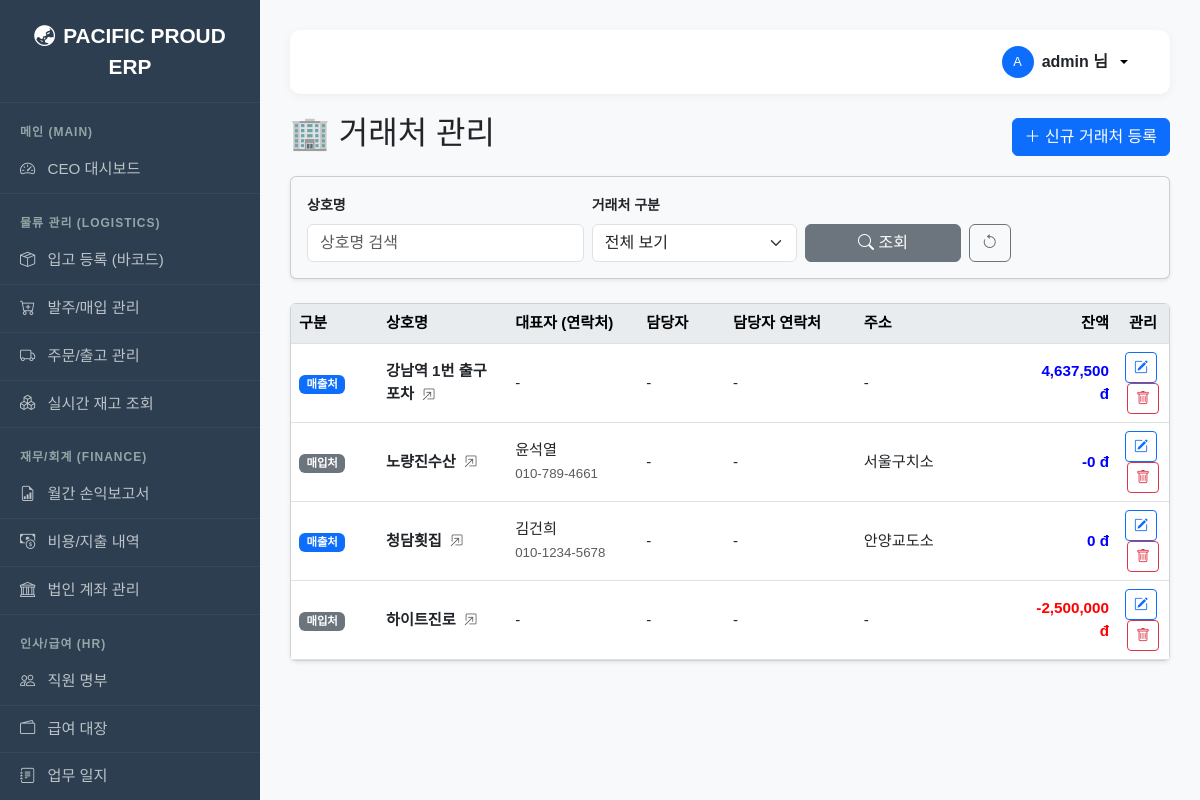
Page /partners/ (signed in) on the committed database.
### fulfillment/models.py (models this page shows, shortened)
class Partner(models.Model):
    name = models.CharField(max_length=100, verbose_name="상호명")
    partner_type = models.CharField(max_length=10, choices=PartnerType.choices, verbose_name="구분")
    biz_number = models.CharField(max_length=20, verbose_name="사업자번호", blank=True, null=True)
    owner_name = models.CharField(max_length=50, verbose_name="대표자명", blank=True, null=True)
    phone = models.CharField(max_length=20, verbose_name="대표 전화번호", blank=True, null=True)
    address = models.CharField(max_length=200, verbose_name="주소", blank=True, null=True)
    contact_person = models.CharField(max_length=50, verbose_name="담당자명", blank=True, null=True)
    contact_phone = models.CharField(max_length=20, verbose_name="담당자 연락처", blank=True, null=True)
    initial_balance = models.DecimalField(max_digits=12, decimal_places=0, default=0, verbose_name="기초 미수/미지급금")
    email = models.EmailField(verbose_name="이메일", blank=True, null=True)
    @property
    def current_balance(self):
        deposit_total = self.payment_set.filter(payment_type='INBOUND').aggregate(s=Sum('amount'))['s'] or 0
        withdrawal_total = self.payment_set.filter(payment_type='OUTBOUND').aggregate(s=Sum('amount'))['s'] or 0
        if self.partner_type == 'CLIENT':
            sales_total = self.order_set.filter(status='SHIPPED').aggregate(s=Sum('total_revenue'))['s'] or 0
            return (self.initial_balance + sales_total) - deposit_total
        elif self.partner_type == 'SUPPLIER':
            purchase_total = self.purchase_set.filter(status='RECEIVED').aggregate(s=Sum('total_amount'))['s'] or 0
            payable = (self.initial_balance + purchase_total) - withdrawal_total
            return payable * -1
        return 0

### fulfillment/views.py (the view)
# urls.py: path('partners/', views.partner_list, name='partner_list'),
@login_required
def partner_list(request):
    partners = Partner.objects.order_by('name')
    name_q = request.GET.get('name'); type_q = request.GET.get('partner_type')
    if name_q: partners = partners.filter(name__icontains=name_q)
    if type_q: partners = partners.filter(partner_type=type_q)
    form = PartnerForm()
    return render(request, 'fulfillment/partner_list.html', {'partners': partners, 'form': form})

### fulfillment/forms.py
class PartnerForm(forms.ModelForm):
    class Meta:
        model = Partner
        fields = ['name', 'partner_type', 'biz_number', 'owner_name', 'phone', 'address', 'contact_person', 'contact_phone', 'initial_balance']
        widgets = {
            'name': forms.TextInput(attrs={'class': 'form-control'}),
            'partner_type': forms.Select(attrs={'class': 'form-select'}),
            'biz_number': forms.TextInput(attrs={'class': 'form-control'}),
            'owner_name': forms.TextInput(attrs={'class': 'form-control'}),
            'phone': forms.TextInput(attrs={'class': 'form-control'}),
            'address': forms.TextInput(attrs={'class': 'form-control'}),
            'contact_person': forms.TextInput(attrs={'class': 'form-control'}),
            'contact_phone': forms.TextInput(attrs={'class': 'form-control'}),
            'initial_balance': forms.NumberInput(attrs={'class': 'form-control'}),
        }

### templates/fulfillment/partner_list.html (shortened to what this page needs)
{% extends 'base.html' %}
{% load humanize %}
{% block content %}
<div class="d-flex justify-content-between align-items-center mb-3">
    <h2>🏢 거래처 관리</h2>
    <button type="button" class="btn btn-primary" data-bs-toggle="modal" data-bs-target="#addPartnerModal">
        <i class="bi bi-plus-lg"></i> 신규 거래처 등록
    </button>
</div>
<div class="card shadow-sm mb-4 bg-light">
    <div class="card-body py-3">
        <form method="get" class="row g-2 align-items-end">
            <div class="col-md-4">
                <label class="form-label fw-bold small">상호명</label>
                <input type="text" name="name" class="form-control" value="{{ request.GET.name }}" placeholder="상호명 검색">
            </div>
            <div class="col-md-3">
                <label class="form-label fw-bold small">거래처 구분</label>
                <select name="partner_type" class="form-select">
                    <option value="">전체 보기</option>
                </select>
            </div>
            <div class="col-md-3 d-flex gap-2">
                <button type="submit" class="btn btn-secondary flex-fill">
                    <i class="bi bi-search"></i> 조회
                </button>
                <a href="{% url 'fulfillment:partner_list' %}" class="btn btn-outline-secondary">
                    <i class="bi bi-arrow-counterclockwise"></i>
                </a>
            </div>
        </form>
    </div>
</div>
<div class="card shadow-sm mt-3">
    <div class="card-body p-0">
        <table class="table table-hover align-middle mb-0" style="font-size: 0.95rem;">
            <thead class="table-light">
                <tr>
                    <th style="width: 10%;">구분</th>
                    <th style="width: 15%;">상호명</th>
                    <th style="width: 15%;">대표자 (연락처)</th>
                    <th style="width: 10%;">담당자</th>
                    <th style="width: 15%;">담당자 연락처</th>
                    <th style="width: 20%;">주소</th>
                    <th style="width: 10%;" class="text-end">잔액</th>
                    <th style="width: 5%;" class="text-center">관리</th>
                </tr>
            </thead>
            <tbody>
                {% for p in partners %}
                <tr>
                    <td>
                        {% if p.partner_type == 'SUPPLIER' %}<span class="badge bg-secondary">매입처</span>
                        {% elif p.partner_type == 'CLIENT' %}<span class="badge bg-primary">매출처</span>
                        {% else %}<span class="badge bg-info text-dark">혼합</span>{% endif %}
                    </td>
                    <td class="fw-bold">
                        <a href="{% url 'fulfillment:partner_detail' p.id %}" class="text-decoration-none text-dark">
                        {{ p.name }} <i class="bi bi-box-arrow-in-up-right small text-muted ms-1"></i>
                        </a>
                    </td>
                    <td>
                        {{ p.owner_name|default:"-" }}
                        {% if p.phone %}<br><small class="text-muted">{{ p.phone }}</small>{% endif %}
                    </td>
                    <td>{{ p.contact_person|default:"-" }}</td>
                    <td>{{ p.contact_phone|default:"-" }}</td>
                    <td class="text-truncate" style="max-width: 150px;" title="{{ p.address }}">
                        {{ p.address|default:"-" }}
                    </td>
                    <td class="text-end fw-bold" style="color: {% if p.current_balance >= 0 %}blue{% else %}red{% endif %};">
                        {{ p.current_balance|intcomma }} đ
                    </td>
                    <td class="text-center">
                        <a href="{% url 'fulfillment:partner_update' p.id %}" class="btn btn-sm btn-outline-primary me-1">
                            <i class="bi bi-pencil-square"></i>
                        </a>
                        <a href="{% url 'fulfillment:partner_delete' p.id %}" class="btn btn-sm btn-outline-danger">
                            <i class="bi bi-trash"></i>
                        </a>
                    </td>
                </tr>
                {% empty %}
                <tr><td colspan="8" class="text-center p-4">등록된 거래처가 없습니다.</td></tr>
                {% endfor %}
            </tbody>
        </table>
    </div>
</div>
{% endblock %}

### templates/base.html (shortened to what this page needs)
<!DOCTYPE html>
<html lang="ko">
<head>
    <link href="https://cdn.jsdelivr.net/npm/bootstrap@5.3.0/dist/css/bootstrap.min.css" rel="stylesheet">
    <link rel="stylesheet" href="https://cdn.jsdelivr.net/npm/bootstrap-icons@1.10.0/font/bootstrap-icons.css">
    <link href="https://cdn.jsdelivr.net/npm/select2@4.1.0-rc.0/dist/css/select2.min.css" rel="stylesheet" />
    <link rel="stylesheet" href="https://cdn.jsdelivr.net/npm/select2-bootstrap-5-theme@1.3.0/dist/select2-bootstrap-5-theme.min.css" />
</head>
<body>
    <nav class="sidebar" id="sidebar">
        <div class="brand">
            <i class="bi bi-globe-asia-australia me-2"></i>PACIFIC PROUD ERP
        </div>
        <div class="category">메인 (Main)</div>
        <a href="{% url 'fulfillment:dashboard' %}"><i class="bi bi-speedometer2 me-2"></i> CEO 대시보드</a>
        <div class="category">물류 관리 (Logistics)</div>
        {% if perms.fulfillment.view_inventory or user.is_superuser %}
        <a href="{% url 'fulfillment:inbound_create' %}"><i class="bi bi-box-seam me-2"></i> 입고 등록 (바코드)</a>
        <a href="{% url 'fulfillment:purchase_list' %}"><i class="bi bi-cart-plus me-2"></i> 발주/매입 관리</a>
        <a href="{% url 'fulfillment:order_list' %}"><i class="bi bi-truck me-2"></i> 주문/출고 관리</a>
        <a href="{% url 'fulfillment:inventory_list' %}"><i class="bi bi-boxes me-2"></i> 실시간 재고 조회</a>
        {% endif %}
        <div class="category">재무/회계 (Finance)</div>
        {% if perms.fulfillment.view_expense or user.is_superuser %}
        <a href="{% url 'fulfillment:monthly_report' %}"><i class="bi bi-file-earmark-bar-graph me-2"></i> 월간 손익보고서</a>
        <a href="{% url 'fulfillment:expense_list' %}"><i class="bi bi-cash-coin me-2"></i> 비용/지출 내역</a>
        <a href="{% url 'fulfillment:bank_list' %}"><i class="bi bi-bank me-2"></i> 법인 계좌 관리</a>
        {% endif %}
        <div class="category">인사/급여 (HR)</div>
        {% if perms.fulfillment.view_employee or user.is_superuser %}
        <a href="{% url 'fulfillment:employee_list' %}"><i class="bi bi-people me-2"></i> 직원 명부</a>
        <a href="{% url 'fulfillment:payroll_list' %}"><i class="bi bi-wallet2 me-2"></i> 급여 대장</a>
        <a href="{% url 'fulfillment:worklog_list' %}"><i class="bi bi-journal-text me-2"></i> 업무 일지</a>
        {% endif %}
    </nav>
    <div class="main-content-wrapper">
        <div class="top-header">
            {% if user.is_authenticated %}
                <div class="dropdown">
                    <button class="btn btn-light dropdown-toggle d-flex align-items-center gap-2 border-0 bg-transparent" type="button" data-bs-toggle="dropdown" aria-expanded="false">
                        <div class="bg-primary text-white rounded-circle d-flex justify-content-center align-items-center" style="width: 32px; height: 32px; font-size: 0.8rem;">
                            {{ user.username|slice:":1"|upper }}
                        </div>
                        <span class="fw-bold text-dark">{{ user.username }} 님</span>
                    </button>
                </div>
            {% else %}
                <a href="{% url 'login' %}" class="btn btn-primary btn-sm px-4 rounded-pill">
                    <i class="bi bi-box-arrow-in-right me-1"></i> 로그인
                </a>
            {% endif %}
        </div>
        {% block content %}
        {% endblock %}
    </div>
</body>
</html>

### templates/base.html (style rules this page uses)
body { font-family: 'Malgun Gothic', sans-serif; background-color: #f8f9fa; overflow-x: hidden; }
.sidebar { width: 260px; min-height: 100vh; background-color: #2c3e50; color: #ecf0f1; position: fixed; left: 0; top: 0; z-index: 1050; overflow-y: auto; transition: all 0.3s; }
@media (min-width: 768px) { .main-content-wrapper { margin-left: 260px; padding: 30px; width: calc(100% - 260px); } }
.sidebar a { color: #bdc3c7; text-decoration: none; display: block; padding: 12px 20px; font-size: 0.95rem; border-bottom: 1px solid rgba(255,255,255,0.05); }
.sidebar .category { font-size: 0.75rem; text-transform: uppercase; color: #95a5a6; padding: 20px 20px 5px; font-weight: bold; letter-spacing: 1px; }
.sidebar .brand { font-size: 1.3rem; font-weight: bold; padding: 20px; text-align: center; color: #fff; border-bottom: 1px solid #34495e; }
.top-header { background-color: #fff; padding: 10px 30px; box-shadow: 0 2px 10px rgba(0,0,0,0.05); display: flex; justify-content: flex-end; align-items: center; margin-bottom: 20px; border-radius: 10px; }
.card-body.p-0 { max-height: 75vh; overflow-y: auto; }
.table thead th { position: sticky; top: 0; z-index: 2; background-color: #e9ecef; white-space: nowrap; }

### rows in the picture
Partner: shows "매출처", name "강남역 1번 출구 포차", owner_name "-", contact_person "-", contact_phone "-", address "-", current_balance "4,637,500"
Partner: shows "매입처", name "노량진수산", owner_name "윤석열", phone "010-789-4661", contact_person "-", contact_phone "-", address "서울구치소", current_balance "-0"
Partner: shows "매출처", name "청담횟집", owner_name "김건희", phone "010-1234-5678", contact_person "-", contact_phone "-", address "안양교도소", current_balance "0"
Partner: shows "매입처", name "하이트진로", owner_name "-", contact_person "-", contact_phone "-", address "-", current_balance "-2,500,000"

### other values in the picture
{{ user.username|slice:":1"|upper }} "A"
{{ user.username }} "admin"
